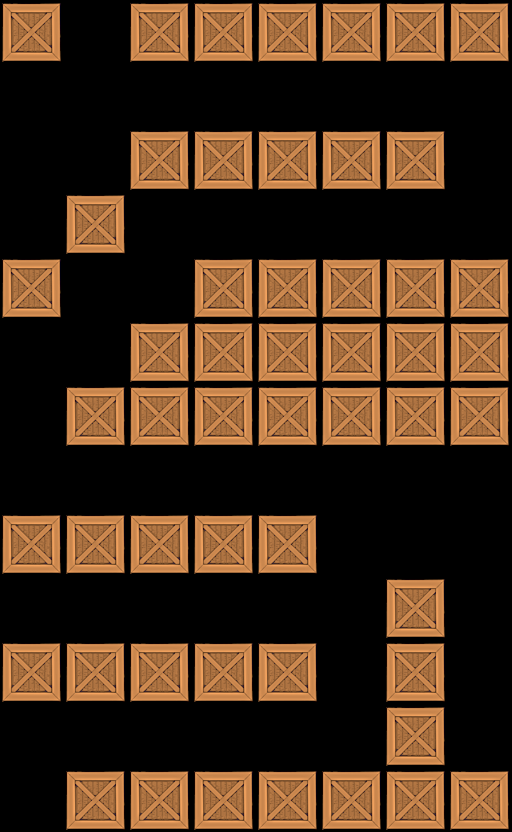

This game map was drawn from its Tiled (.tmx) file and the tilesets committed beside it. A one-line description and the trimmed map source follow:
An orthogonal 8x13 tile map with 64x64 px tiles, 1 tile layer (Tile Layer 1).

<map version="1.0" orientation="orthogonal" width="8" height="13" tilewidth="64" tileheight="64">
 <tileset firstgid="1" name="crate" tilewidth="64" tileheight="64">
  <image source="../../crate5.png" width="64" height="64" />
 </tileset>
 <layer name="Tile Layer 1" width="8" height="13">
  <data>[104 cells, 52 non-empty, 1 distinct tile ids]</data>
 </layer>
</map>
